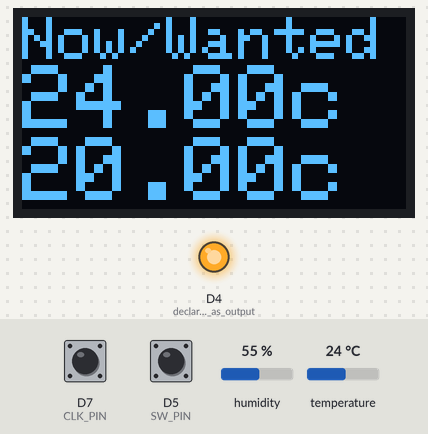
A sketch run on a simulated ESP8266 (Wemos D1 mini). Shown: 128×64 one-colour display, output pins drawn as LEDs (lit = HIGH). The test bench sets the inputs (shaded band); at power-on: temperature 24 °C, D5 (SW_PIN) HIGH, D7 (CLK_PIN) HIGH, humidity 55 %. WiFi joins after 1.5 s; servers stay silent unless stated; the display library's start-up logo is not drawn; uploads are accepted with an empty reply; not simulated (calls return 0 or success): gewoon_secrets.h; what the sketch prints to the serial monitor is not drawn.

Above: at 3.0 s.
3.1 s: temperature set to 20.3 °C
At 17.0 s:
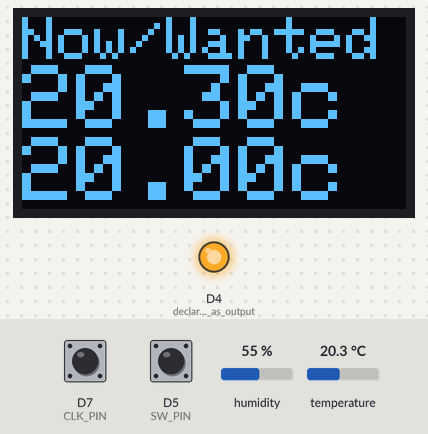
17.1 s: temperature set to 19.5 °C
23.5 s: D5 (SW_PIN) pulled LOW for 0.15 s
At 24.1 s:
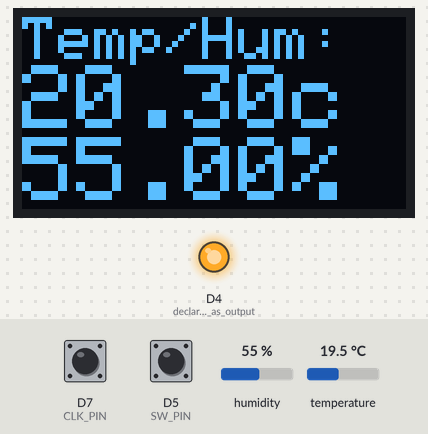
25.1 s: D5 (SW_PIN) pulled LOW for 1 s
At 32.5 s:
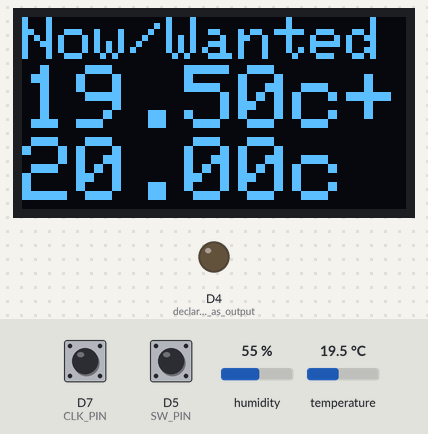
33.4 s: temperature set to 28 °C
At 47.3 s:
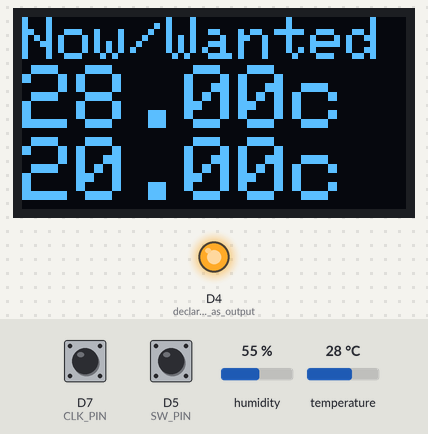
47.4 s: temperature set to 12 °C
At 62.6 s:
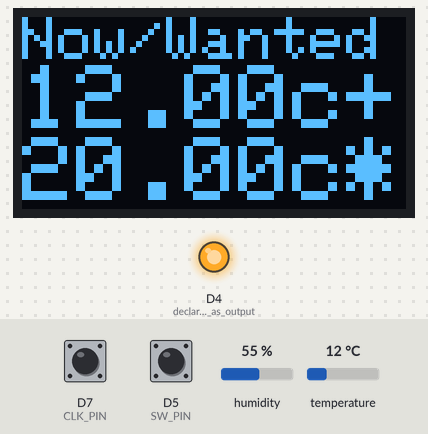
Timing chart, 0 to 108.5 s (numbered marks = the images above; inputs shaded):
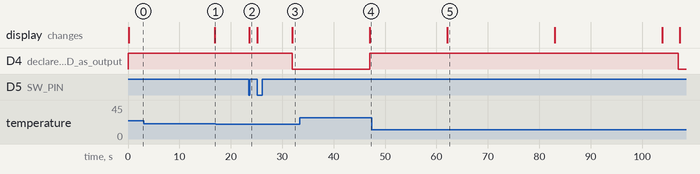

Measured:
- after the input at 3.1 s, the display: changes after 13.8 s (image 1)
- after the input at 17.1 s, every drawn part: stays the same
- after the input at 23.5 s, the display: changes after 0.08 s (image 2)
- after the input at 25.1 s, D4 (declare_LED_as_output): HIGH → LOW after 6.9 s; the display: first changes after 0.08 s (image 3 shows a later state)
- after the input at 33.4 s, D4 (declare_LED_as_output): LOW → HIGH after 13.6 s; the display: changes after 13.6 s (image 4)
- after the input at 47.4 s, D4 (declare_LED_as_output): HIGH → LOW after 59.6 s; the display: changes after 14.7 s (image 5)

The sketch:

SocketThermov4.ino
```cpp
/* encoder source: https://arduinogetstarted.com/tutorials/arduino-rotary-encoder
 * program  : Mans Rademaker 2025
 * purpose  : Wireless Thermostat using Homewizard api to control a specific socket used by some heating appliance
 * parts    : D1-mini, SHT30 sensor, rotary switch, oled SSD1306 display
 *
 * features : can show actual temp and humidity, Has adjustable SocketIP, wanted temperature, rotary step, minimal cummuting time, max. operating time
 *
 * Warning:
 * be aware that this device can turn a socket on without you being there
 * use with care. Do not use unattended. Lock socket IP-address in your router (bind to MAC address) so it cannot change
 *
 * 2do v4
 * max_prog_time==0 means no max time-done
 * option to use humidity io. temperature to control socket (humidifier io stove)
 * blink led at FULLSTOP
 * harmless bug: anti commuting still starts first time after commute_int is over
 */
 //SETUP VARS fill in your values
unsigned long temp_start,chk_temp_int =   15000;  // check temp interval in milliseconds
unsigned long sock_start,chk_sock_int =   20000;  // check socket interval or socket is on or off
unsigned long comm_start,commute_int  =   60000;  // cummuting time: wait at least .. milliseconds to turn off or on again (60000=1 minute)
unsigned long prog_start,max_prog_time= 7200000;  // max. operation time (3600000=1hour, 0=none}
float         wanted=20,stap=0.1;                 // preferred temperature, step
// also change ipDevice  ="192.168.2.214" further on in this program near line 40

//WIFI
#include      "gewoon_secrets.h"  // your wifi settings
/* gewoon_secrets.h:  wifi passwords and IP adresses or fill in below values
const char* ssid    = "mySSID";
const char* password= "myWIFIpassword";*/
#include  <Arduino.h>
#include  <ESP8266WiFi.h>
#include  <ESP8266WiFiMulti.h>
#include  <ESP8266HTTPClient.h>
#include  <WiFiClient.h>
#include  <ArduinoJson.h>
StaticJsonDocument<200> doc;
ESP8266WiFiMulti WiFiMulti;

String    ipDevice  ="192.168.2.214"; // IP-address of socket
String    Socket    ="http://"+ipDevice;
String    SocketStat="/api/v1/state";
String    SocketData="/api/v1/data";
int       httpCode;
bool      error,PowerIsOn,LockIsOn,SockIsOn;
String    PowerON  = "{\"power_on\": true}";
String    PowerOFF = "{\"power_on\": false}";
String    putData,payload,errortxt;

//encoder
#include  <ezButton.h>      // the library to use for SW pin
#define   CLK_PIN       13  // encoder s1
#define   DT_PIN        12  // encoder s2
#define   SW_PIN        14  // encoder push button not essential
#define   DIRECTION_CW  0   // clockwise direction
#define   DIRECTION_CCW 1   // counter-clockwise direction
bool      pressed =     false;
int counter       =     0;
int direction     =     DIRECTION_CW;
int                     CLK_state,prev_CLK_state;
ezButton button         (SW_PIN);  // create ezButton object that attach to pin 14

//oled
#include  <Wire.h>
#include  <Adafruit_SSD1306.h>
#include  <Adafruit_SHT31.h>
#define   SCREEN_WIDTH  128
#define   SCREEN_HEIGHT 64
Adafruit_SSD1306 display(SCREEN_WIDTH, SCREEN_HEIGHT, &Wire, -1);

//temp    SHT30-setup
Adafruit_SHT31 sht31 =  Adafruit_SHT31();

//various
unsigned long           heat_start,heat_stop,sock_stop,comm_stop,just_now;
float                   temp,hum;
unsigned int            flip,flop;
bool                    FULLSTOP,delayed_action,commuting,showflip,do_heat;
int                     ACTION,ACTION2COME,PUTON=1,PUTOFF=2,NONE=3,OTHER=99;

void setup() {
  Wire.begin            (D2, D1); // SDA op D2, SCL op D1
  Serial.begin          (115200);
  while(!Serial)        {delay(50);}
  Serial.println        ();
  Serial.println        (__FILE__);
  pinMode               (LED_BUILTIN, OUTPUT);    //declare LED as output (D4)
  digitalWrite          (LED_BUILTIN, HIGH);      //off
  pinMode               (CLK_PIN,     INPUT);
  pinMode               (DT_PIN,      INPUT);
  button.setDebounceTime(50);                     // set debounce time to 50 milliseconds
  prev_CLK_state  =     digitalRead(CLK_PIN);
  // OLED-initialisatie
  if (!display.begin    (0x3C, 0x3C)) { // Pas 0x3C aan als nodig
    Serial.println      (F("OLED niet gevonden"));
    for (;;);
  }
  // SHT30-init
  display.display       ();
  // SHT30-initialisatie
  if (!sht31.begin      (0x45)) { // Pas 0x44 aan als nodig
    Serial.println      (F("SHT30 niet gevonden"));
    for (;;);
  }
  chk_temp              ();
  WiFiConnect           ();
  GetSocketStat         ();
  if (LockIsOn)         {Serial.println("Unlock socket in Homewizard app!");}
  else                  {Serial.println("ready2go");}
  temp_start      =     millis();
  prog_start      =     temp_start;
  sock_start      =     temp_start;
  heat_start      =     temp_start;
  heat_stop       =     temp_start;
  comm_start      =     temp_start;
  delayed_action  =     false;
  FULLSTOP        =     false;
  ACTION          =     NONE;
  ACTION2COME     =     OTHER;
}

void loop() {
  chk_input();
  // check temp every chk_temp_int millisecs
  if    (millis() -     temp_start>chk_temp_int){  // every chk_temp_int period
    if  (!pressed)      {chk_temp();}              // read temp when not in program mode sets do_heat
    temp_start=millis   ();
  }
  // check socket every chk_sock_int millisecs
  if    (millis( )  -   sock_start>chk_sock_int){  // every chk_sock_int period
  //Serial.println      ("CHECKING SocketStat: ");
    GetSocketStat       ();
    report              ();
    sock_start=millis   ();
    if (FULLSTOP)       {Serial.println("FULLSTOP max_prog_time reached!");}
  }
  eval_temp();          // check cummuting (pendelen)
  if (commuting){       // prepare alternating asterix on oled screen
      flip++;
      if  (flip>30000)  {flip=0;}
      if  (flip<15000)  {showflip=true;}else{showflip=false;}
      if  (flip==15000||flip==0){do_display();flop++;}//
      if  (flip==15000) {Serial.print(String((millis()-comm_start)/1000)+"-");}
//    if  (flop==5)     {flop=0;}
  } else  {
      if  (do_heat)     {showflip=true;}else{showflip=false;}
  }
  //autostop after max_prog_time (default 2 hours)
  if (!FULLSTOP){
    if ((millis() -     prog_start>max_prog_time)&&max_prog_time!=0){
      FULLSTOP    =     true;
      PutSocketStat     (false);
      Serial.println    ("FULLSTOP max_prog_time reached!");
    } else {
        if (millis()-comm_start>commute_int||just_now-prog_start<commute_int){// commuting waitingtime ended or just started
          if (ACTION==PUTON ){PutSocketStat(true) ;ACTION=NONE;}//on
          if (ACTION==PUTOFF){PutSocketStat(false);ACTION=NONE;}//off
        }
     }
  } // not fullstop
} // end of loop

void  report(){
  Serial.print          ("STATUS SockIsOn=");
  if  (SockIsOn)          {Serial.print ("ON");}else{Serial.print("OFF");}
  Serial.print                          (" do_heat=");
  if  (do_heat)           {Serial.print ("ON");}else{Serial.print("OFF");}
  Serial.print                          (" ACTION=");
  if (ACTION==PUTOFF)     {Serial.print ("PUTOFF ");}
  if (ACTION==PUTON)      {Serial.print ("PUTON  ");}
  if (ACTION==NONE)       {Serial.print ("NONE   ");}
  Serial.print                          (" DELAYED ACTION=");
  if (ACTION2COME==PUTOFF){Serial.print ("PUTOFF ");}
  if (ACTION2COME==PUTON) {Serial.print ("PUTON  ");}
  if (ACTION2COME==NONE)  {Serial.print ("NONE   ");}
  Serial.print                          ("Temperatuur: ");
  Serial.print                          (temp);
  Serial.print                          (" gewenst: ");
  Serial.print                          (wanted);
  Serial.print                          ("°C");
  if (showflip==true)     {Serial.print ("*");}
  if (commuting)          {Serial.print (" commuting");}
  if (digitalRead         (LED_BUILTIN)==HIGH)
                          {Serial.print ("LED OFF");} else
                          {Serial.print ("LED ON");}
  Serial.println                        ();
  Serial.print                          ("runningtime      = \t");
  Serial.print                          ((millis()-prog_start)/1000);//60000
  Serial.print                          (" sec. ");
  Serial.print                          ("    heatingtime  = \t");
  Serial.print                          ((millis()-heat_start)/1000);//60000
  Serial.println                        (" sec. ");
  Serial.print                          ("not heatingtime  = \t");
  Serial.print                          ((millis()-heat_stop)/1000);//60000
  Serial.print                          (" sec. ");
  Serial.print                          ("commutingtime    = \t");
  Serial.print                          ((millis()-comm_start)/1000);//60000
  Serial.println                        (" sec. ");
}

void GetSocketStat      (){
//Serial.print          (">>>>>GetSocketData ");
//Serial.print          (Socket);
//Serial.println        (SocketStat);
//Serial.print          (">>>>>");
  if (WiFiMulti.run()== WL_CONNECTED) {
    WiFiClient          client;
    HTTPClient          http;
    http.begin          (client,Socket+SocketStat);   // HTTP GET
    httpCode     =      http.GET();
    if (httpCode ==     HTTP_CODE_OK) {
       payload   =      http.getString();
       //Serial.println (payload);
    } else {
       Serial.printf    ("[HTTP] GET... failed, error: %s\n", http.errorToString(httpCode).c_str());
    }
    DeserializationError error =    deserializeJson(doc, payload);
    if (error)          {
      Serial.print      ("deserializeJson() failed: ");
      Serial.println    (error.f_str());
    } else {
      // get the data
      PowerIsOn   =     doc["power_on"];
      LockIsOn    =     doc["switch_lock"];
    //Serial.println    ("power_on   : " + String(PowerIsOn));
    //Serial.println    ("switch_lock: " + String(LockIsOn));
      if (PowerIsOn)    {SockIsOn=true;}                     else{SockIsOn=false;}
    }
    http.end();
  }
}

void PutSocketStat      (bool ON){
  Serial.print          (">>>>>PutSocketStat ");
  Serial.print          (ON);
  Serial.print          (" ");
  Serial.print          (Socket);
  Serial.println        (SocketStat);
  Serial.print          (">>>>>");
  comm_start    =       millis();

  if (ON) {
    putData     =       PowerON;
    SockIsOn    =       true;
    do_heat     =       true;
    heat_start  =       comm_start;
    digitalWrite        (LED_BUILTIN,LOW );
    Serial.print        ("START heating");
  } else {
    putData     =       PowerOFF;
    SockIsOn    =       false;
    do_heat     =       false;
    heat_stop   =       comm_start;
    digitalWrite        (LED_BUILTIN,HIGH);
    Serial.print        ("STOP  heating");
  }

  if (WiFiMulti.run()== WL_CONNECTED) {
    WiFiClient          client;
    HTTPClient          http;
    http.begin          (client,Socket+SocketStat);   // HTTP PUT
    http.addHeader      ("Content-Type", "application/json");
    http.addHeader      ("Content-Length", String(putData.length()));
    httpCode            = http.PUT(putData);
    if (httpCode > 0 )  {
       payload   =      http.getString();
       Serial.println   (payload);
    } else {
      Serial.print      ("Error code: ");
      Serial.println    (httpCode);
    }
  http.end();
  }
}

void WiFiConnect() {
  WiFi.mode             (WIFI_STA);
  WiFiMulti.addAP       (ssid,password);
  while (WiFiMulti.run()!= WL_CONNECTED) {
    digitalWrite        (LED_BUILTIN, LOW);   //on
    delay(500);
    digitalWrite        (LED_BUILTIN, HIGH);  //off
    delay(500);
    Serial.print        (".");
  }
  Serial.println        ();
  Serial.println        ("WiFi connected");
}

void chk_temp (){
  temp = sht31.readTemperature();
  hum  = sht31.readHumidity();
  if (!isnan(temp) &&   !isnan(hum)) {
  /*
    Serial.print        ("Temperatuur: ");
    Serial.print        (temp);
    Serial.print        ("°C, Vochtigheid: ");
    Serial.print        (hum);
    Serial.print        ("%");
    Serial.print        (" gewenst: ");
    Serial.print        (wanted);
    Serial.println      ("°C");
  */
  } else {
    Serial.println      ("Fout bij lezen SHT30");
  }
  eval_temp ();
  do_display();
}

void eval_temp(){
    // commuting or not?
    just_now=millis();
    if (just_now-comm_start<commute_int&&just_now-prog_start>commute_int){//commuting
      if (commuting==false){Serial.println("START anti-commuting program");}
      commuting = true;
    } else {//stop commuting
      if (commuting==true ){  // not commuting any more
        Serial.println("EINDE anti-commuting program");
        commuting = false;
        if (delayed_action==true){
          ACTION=ACTION2COME;
          delayed_action=false;
          Serial.print          ("vertraagd uitvoeren van ");
          Serial.print          ("ACTION = ");
          if (ACTION==PUTOFF)   {Serial.print ("PUTOFF ");}
          if (ACTION==PUTON)    {Serial.print ("PUTON  ");}
          if (ACTION==NONE)     {Serial.print ("NONE   ");}
          Serial.println        ();
        }
      }
    }
    // set action
    if (ACTION!=ACTION2COME){       // not just set by delayed action
      if (temp<wanted)              {ACTION= PUTON;} else      {ACTION=PUTOFF;};
      if (ACTION==PUTON && SockIsOn||ACTION==PUTOFF&&!SockIsOn){ACTION=NONE;}
    } else {
       //ACTION2COME=NONE;Serial.print("@");
       //Serial.println("SETTING ACTION2COME=NONE");
    }
    // if just started kill commuting
    if (millis()-prog_start<commute_int){commuting=false;}

    // check if action was asked but is delayed
    if ((commuting&&ACTION!=NONE)&&delayed_action==false){
        delayed_action=true;
        ACTION2COME=ACTION;
        ACTION=NONE;
        Serial.print            ("SETTING delayed action=");
        if (ACTION2COME==PUTOFF){Serial.println("PUTOFF");}
        if (ACTION2COME==PUTON) {Serial.println("PUTON");}
        if (ACTION2COME==NONE)  {Serial.println("NONE");}
    }
}

void do_display(){
  display.clearDisplay    ();
  display.setTextSize     (2);
  display.setTextColor    (SSD1306_WHITE);
  display.setCursor       (0,0);
  if (!pressed){
    display.println       ("Now/Wanted");
    display.setTextSize   (3);
    display.print         (temp);
    display.print         ("c");   //°C
    if (temp<wanted)      {display.print("+");}else{display.println();}
    display.print         (wanted);
    display.print         ("c");
    if (showflip&&commuting){display.print("*");}else{display.println();}
  } else {
    display.println       ("Temp/Hum:");
    display.setTextSize   (3);
    display.print         (temp);
    display.println       ("c");
    display.print         (hum);
    display.println       ("%");
  }
  display.display         ();
}

void chk_input(){
  button.loop();          // MUST call the loop() function first
                          // read the current state of the rotary encoder's CLK pin
  CLK_state       =       digitalRead(CLK_PIN);
                          // If the state of CLK is changed, then pulse occurred
                          // React to only the rising edge (from LOW to HIGH) to avoid double count
  if (CLK_state   !=      prev_CLK_state && CLK_state == HIGH) {
                          // if the DT state is HIGH
                          // the encoder is rotating in counter-clockwise direction => decrease the counter
    if (digitalRead       (DT_PIN) == HIGH) {
      counter--;
      direction   =       DIRECTION_CCW;
    } else {
                          // the encoder is rotating in clockwise direction => increase the counter
      counter++;
      direction   =       DIRECTION_CW;
    }
    //Serial.print        ("DIRECTION: ");

    if (direction ==      DIRECTION_CW){
//    Serial.print        ("Clockwise");
//    wanted      +=      stap;
      wanted      =       wanted+0.1;
    } else {
//    Serial.print        ("Counter-clockwise");
//    wanted      -=      stap;
      wanted      =       wanted-0.1;
    }
//  Serial.print          (" | COUNTER: ");
//  Serial.print          (counter);
//  Serial.print          ("CURRENT: ");
//  Serial.print          (temp);
//  Serial.print          (" | WANTED: ");
//  Serial.print          (wanted);
//  Serial.println        (">");
    do_display            ();
  }
                          // save last CLK state
  prev_CLK_state  =       CLK_state;
  if (button.isPressed()) {
  //Serial.print          ("The button is pressed and is now ");
    pressed=!pressed;
  //if (pressed)          {Serial.println("ON");}else{Serial.println("OFF");}
    do_display();
  }
}
```
